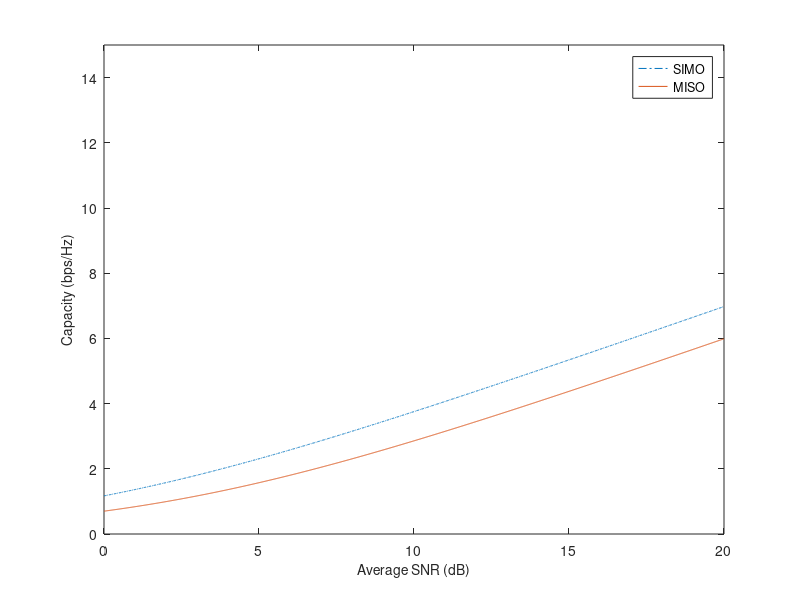

Source code (MATLAB):
% MATLAB script for Illustrative Problem 11.5
echo on;
H_simo = [1 0.5]';          % Channel realization
H_miso = [1 0.5];           % Channel realization
Nt_miso = 2;                % No. of transmit antennas
Nr_simo = 2;                % No. of receive antennas
SNR_dB = 0:0.01:20;         % SNR in dB
SNR = power(10,SNR_dB/10);
% Capacity calculations:
C_simo = log2(1 + SNR*sum(H_simo.^2));
C_miso = log2(1 + SNR*sum(H_miso.^2)/Nt_miso);
% Plot the results:
plot(SNR_dB,C_simo,'-.',SNR_dB,C_miso)
axis([0 20 0 15])
xlabel('Average SNR (dB)','fontsize',10)
ylabel('Capacity (bps/Hz)','fontsize',10)
legend('SIMO','MISO')
